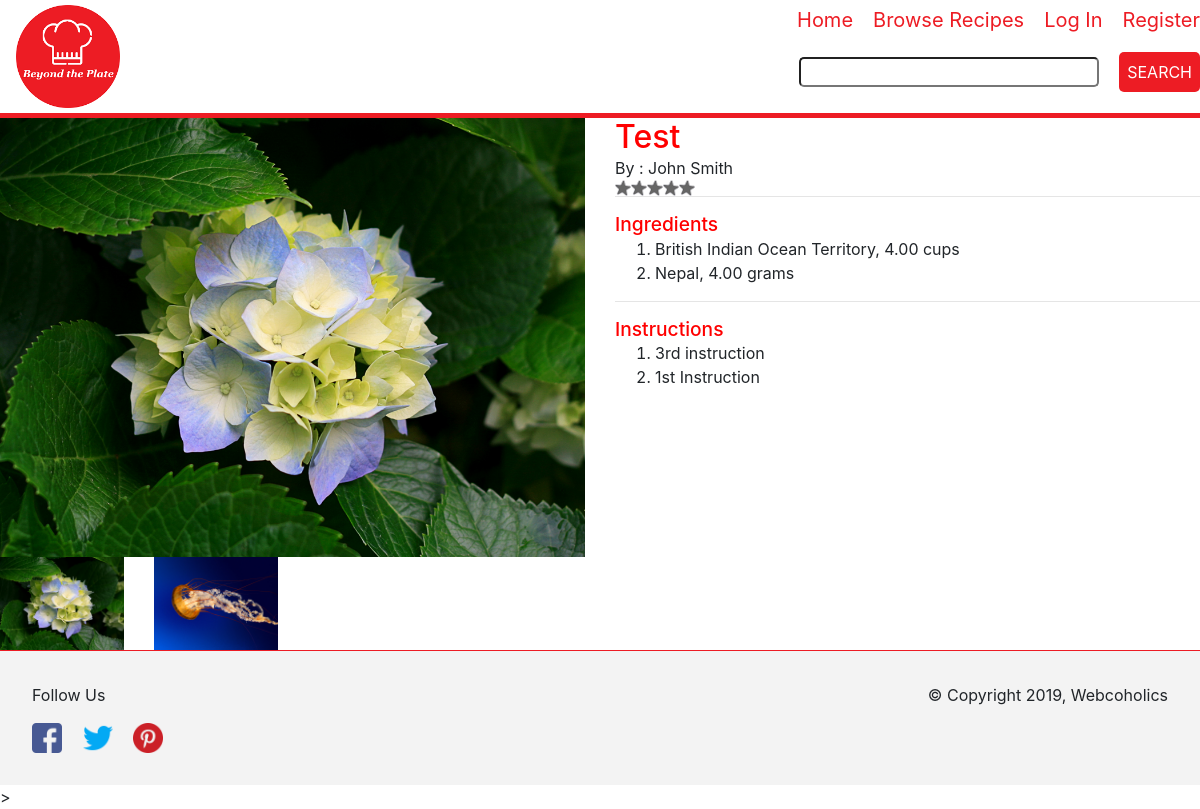
/recipedetails.php?id=1554755892, run on the app's committed database.
### tables this page shows
CREATE TABLE `recipes` (
  `id` int(10) NOT NULL,
  `name` varchar(100) NOT NULL,
  `user_id` int(10) NOT NULL,
  `description` varchar(2000) NOT NULL,
  `category` int(2) NOT NULL,
  `is_deleted` int(1) NOT NULL DEFAULT '0',
  `created_date` int(10) NOT NULL,
  `modified_date` int(10) NOT NULL
);

CREATE TABLE `users` (
  `id` int(10) NOT NULL,
  `email` varchar(50) NOT NULL,
  `password` varchar(255) NOT NULL,
  `first_name` varchar(50) NOT NULL,
  `last_name` varchar(50) NOT NULL,
  `last_login` int(10) NOT NULL,
  `role` int(1) NOT NULL,
  `is_deleted` int(1) NOT NULL DEFAULT '0',
  `created_date` int(10) NOT NULL,
  `modified_date` int(10) NOT NULL
);

CREATE TABLE `ingredients` (
  `id` int(6) NOT NULL,
  `name` varchar(50) NOT NULL,
  `recipe_id` int(10) NOT NULL,
  `quantity` float(6,2) NOT NULL,
  `unit_id` int(2) NOT NULL,
  `is_deleted` int(1) NOT NULL DEFAULT '0',
  `created_date` int(10) NOT NULL,
  `modified_date` int(10) NOT NULL
);

CREATE TABLE `units` (
  `id` int(2) NOT NULL,
  `unit_name` varchar(50) NOT NULL,
  `is_deleted` int(1) NOT NULL DEFAULT '0',
  `created_date` int(10) NOT NULL,
  `modified_date` int(10) NOT NULL
);

CREATE TABLE `instructions` (
  `id` int(6) NOT NULL,
  `recipe_id` int(10) NOT NULL,
  `details` varchar(200) NOT NULL,
  `step` int(2) NOT NULL,
  `is_deleted` int(1) NOT NULL DEFAULT '0',
  `created_date` int(10) NOT NULL,
  `modified_date` int(10) NOT NULL
);

### lib/classes/Recipe.php (called while the page is built, shortened)
<?php
	class Recipe
	{
		public function getRecipe($id,$db)
		{
			$sql = "SELECT recipes.*,users.first_name AS 'authorfname',users.last_name AS 'authorlname'
			FROM recipes
			INNER JOIN users
			ON recipes.user_id=users.id  where recipes.is_deleted=0 and recipes.id=:id";
			$pdostm = $db->prepare($sql);
			$pdostm->bindParam(':id',$id);
			$pdostm->execute();
			$recipe=$pdostm->fetch(PDO::FETCH_OBJ);
			return $recipe;
		}
		public function getIngredients($id,$db)
		{
			$sql = "SELECT ingredients.*,units.unit_name AS unit
			FROM ingredients INNER JOIN units
			ON ingredients.unit_id = units.id
			WHERE ingredients.is_deleted=0 and recipe_id=:id";
			$pdostm = $db->prepare($sql);
			$pdostm->bindParam(':id',$id);
			$pdostm->execute();
			$ingredients=$pdostm->fetchAll(PDO::FETCH_OBJ);
			return $ingredients;
		}
		public function getInstructions($id,$db)
		{
			$sql = "SELECT *
			FROM instructions
			WHERE is_deleted=0 and recipe_id=:id
			ORDER BY step ASC";
			$pdostm = $db->prepare($sql);
			$pdostm->bindParam(':id',$id);
			$pdostm->execute();
			$instructions=$pdostm->fetchAll(PDO::FETCH_OBJ);
			return $instructions;
		}
	}
?>

### lib/classes/Ratings.php (called while the page is built, shortened)
<?php
	class Rating
	{
		public function getAverageRatings($rid,$db)
		{
			$sql = "SELECT sum(rating) as sumtotal,count(rating) as cnt FROM ratings where is_deleted=0 and recipe_id=:rid";
			$pst = $db->prepare($sql);
			$pst->bindParam(':rid',$rid);
			$pst->execute();
			$recipeRating=$pst->fetch(PDO::FETCH_OBJ);
			$averageRating=$recipeRating->cnt==0?0:$recipeRating->sumtotal/$recipeRating->cnt;
			return $averageRating;
		}
	}
?>

### views/recipedetails.php (the view, shortened to what this page needs)
<?php
	require_once('lib/classes/Recipe.php');
	$db = Database::getDb();
  	$r=new Recipe();
  	$id = $_GET["id"];
	$recipe=$r->getRecipe($id,$db);
	$images=glob("recipeimages/$id*");
?>
<div class="page-wrapper">
	<div class="row">
		<div class='col-lg-6 col-md-6 col-sm-12 col-xs-12'>
			<div class='row'>
				<div class='col-lg-12 col-md-12 col-sm-12 col-xs-12'>
					<?php
						echo "<img src='$images[0]' id='primaryImage'/>";
					?>
				</div>
			</div>
			<div class='row'>
				<?php
					foreach($images as $image)
					{
						echo "<div class='col-lg-3 col-md-3 col-sm-6 col-xs-6'>
							<img src='$image'/ class='secondaryImage'>
						</div>";					}
				?>
			</div>
		</div>
		<div class='col-lg-6 col-md-6 col-sm-12 col-xs-12'>
			<div class='recipeName'><span class='h2'><?php echo $recipe->name; ?></span>
			</div>
			<div class='recipeDetails'>By : <?php echo $recipe->authorfname." ".$recipe->authorlname; ?>
				<div class='rating'>
					<?php
					$str="";
					$rt = new Rating();
					if(isset($_SESSION["userid"])){
						$userRating = $rt->getUserRating($id,$_SESSION["userid"],$db);
					}
					else{
						$userRating = $rt->getAverageRatings($id,$db);
					}
					for($i=1;$i<=5;$i++)
					{
						$image=$i<=$userRating?"greenstar":"greystar";
						$str.="<div id='star$i' class='star' style=\"background-image:url('images/$image.png');\" data-toggle='modal' data-target='#exampleModal$i' onMouseOver='render($i);' onMouseOut='render($userRating);';></div>
						<div class='modal fade' id='exampleModal$i' tabindex='-1' role='dialog' aria-labelledby='exampleModalLabel' aria-hidden='true'>
							<div class='modal-dialog' role='document'>
                        		<div class='modal-content'>
                        			<div class='modal-header'>
										<h3 class='modal-title' id='exampleModalLabel'>Rate $recipe->name</h3>
                                		<button type='button' class='close' data-dismiss='modal' aria-label='Close'>
                                    		<span aria-hidden='true'>&times;</span>
                                		</button>
                        			</div>
                        			<div class='modal-body'>
                        				<form action='' method='POST'>";
										for($j=1;$j<=$i;$j++)
		                                {
		                                    $str.="<div id='star$i' class='star' style=\"background-image:url('images/greenstar.png');\"></div>";
		                               	}
		                                for($j=1;$j<=5-$i;$j++)
		                                {
		                                	$str.="<div id='star$i' class='star' style=\"background-image:url('images/greystar.png');\"></div>";
		                                }
										$str.="<br><br>
		                            	Tell us why do feel this way for <b></b>
		                            	<textarea id='comment' name='comment' style='width:100%' rows='4'></textarea>
		                            	<input type='hidden' id='rating' name='rating' value='$i' class='form-control'>
		                            	<input type='hidden' id='recipeid' name='recipeid' value='$id' class='form-control'>
									</div>
                        			<div class='modal-footer'>
                                		<button type='button' class='btn btn-danger' data-dismiss='modal'>Close</button>
                                		<button type='submit' name='sbmtBtn' class='btn btn-success' >Post Review</button>
                           	 		</div>
                           	 		</form>
                        		</div>
                        	</div>
						</div>";
					}
					echo $str;
					?>
				</div>
			<hr/>
			<div class='recipeIngredients'><span class='h3'>Ingredients</span><br>
				<?php
					$ingredientStr="<ol>";
					$ingredients = $r->getIngredients($id,$db);
					foreach ($ingredients as $ingredient) {
						$ingredientStr.="<li>$ingredient->name, $ingredient->quantity $ingredient->unit</li>";
					}
					$ingredientStr.="</ol>";
					echo $ingredientStr;
				?>
			</div>
			<hr/>
			<div class='recipeInstructions'><span class='h3'>Instructions</span><br/>
				<?php
					$instructionStr="<ol>";
					$instructions = $r->getInstructions($id,$db);
					foreach ($instructions as $instruction) {
						$instructionStr.="<li>$instruction->details</li>";
					}
					$instructionStr.="</ol>";
					echo $instructionStr;
				?>
			</div>
		</div>
	</div>
</div>

### css/cookbook.css (style rules this page uses)
html { box-sizing: border-box; font-size: 16px; font-family: 'Roboto', sans-serif; color: #ed1c24; }
*, *::before, *::after { box-sizing: inherit; }
body { margin: 0; box-sizing: border-box; }
img { width: 100%; height: auto; }
.page-wrapper { max-width: 1200px; margin: 0 auto; }
.h3 { color:red; font-size:1.2em; }
.h2 { color:red; font-size: 2em; }
.secondaryImage { cursor: pointer; }
.star { float:left; height:1rem; width:1rem; background-size:contain; }

### data on the page
recipes: name "Test", user.first_name "John", user.last_name "Smith"
ingredients: name "British Indian Ocean Territory", quantity "4.00", unit.unit_name "cups"
ingredients: name "Nepal", quantity "4.00", unit.unit_name "grams"
instructions: details "3rd instruction"
instructions: details "1st Instruction"

### other printed values
$linkName "Home"
$linkName "Browse Recipes"
$linkName "Log In"
$linkName "Register"
